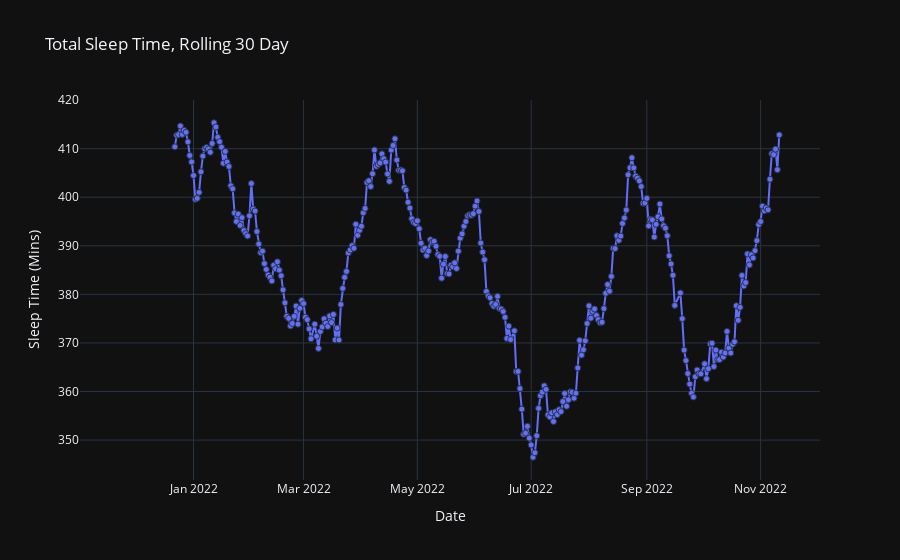

Notebook source saved alongside this figure:
### Code cell
fig = go.Figure()

fig.add_trace(
    go.Scatter(
        x = df['sleepDate']
        , y = df['sleepData.totalSleepTime'].rolling(window=30).mean()
        # , name = df['sleepDate.weekDay']
        , mode='markers+lines'
        , name='values'
        , text = tick_text
        , hoverinfo = 'text'
        , marker=dict(
            colorscale='agsunset',
            line_width=1
        )
    )
)
 
# dark theme 
fig.layout.template = 'plotly_dark'


fig.update_layout(title = 'Total Sleep Time, Rolling 30 Day',
                  yaxis_title='Sleep Time (Mins)',
                  xaxis_title='Date', 
                 )

# save file to html
fig.write_json(os.path.abspath('../../personal-site/static/plotly/sleep-proxy/total-sleep.json'))

fig.show()

### Figure 1 — Plotly figure (JSON) as saved in the notebook; plotly's stock layout.template omitted (floating-point values rounded to 4 significant figures; data arrays with more than 128 entries replaced by an {"elided": "..."} marker saying what was removed)
{"data": [{"hoverinfo": "text", "marker": {"colorscale": [[0, "rgb(75, 41, 145)"], [0.1667, "rgb(135, 44, 162)"], [0.3333, "rgb(192, 54, 157)"], [0.5, "rgb(234, 79, 136)"], [0.6667, "rgb(250, 120, 118)"], [0.8333, "rgb(246, 169, 122)"], [1, "rgb(237, 217, 163)"]], "line": {"width": 1}}, "mode": "markers+lines", "name": "values", "text": {"elided": "349 str values"}, "type": "scatter", "x": {"elided": "349 str values"}, "y": {"elided": "349 float values"}}], "layout": {"autosize": true, "title": {"text": "Total Sleep Time, Rolling 30 Day"}, "xaxis": {"autorange": true, "range": ["2021-11-01 10:23:53.1073", "2022-12-02 13:36:06.8927"], "title": {"text": "Date"}, "type": "date"}, "yaxis": {"autorange": true, "range": [340.8, 421.0], "title": {"text": "Sleep Time (Mins)"}, "type": "linear"}}}
